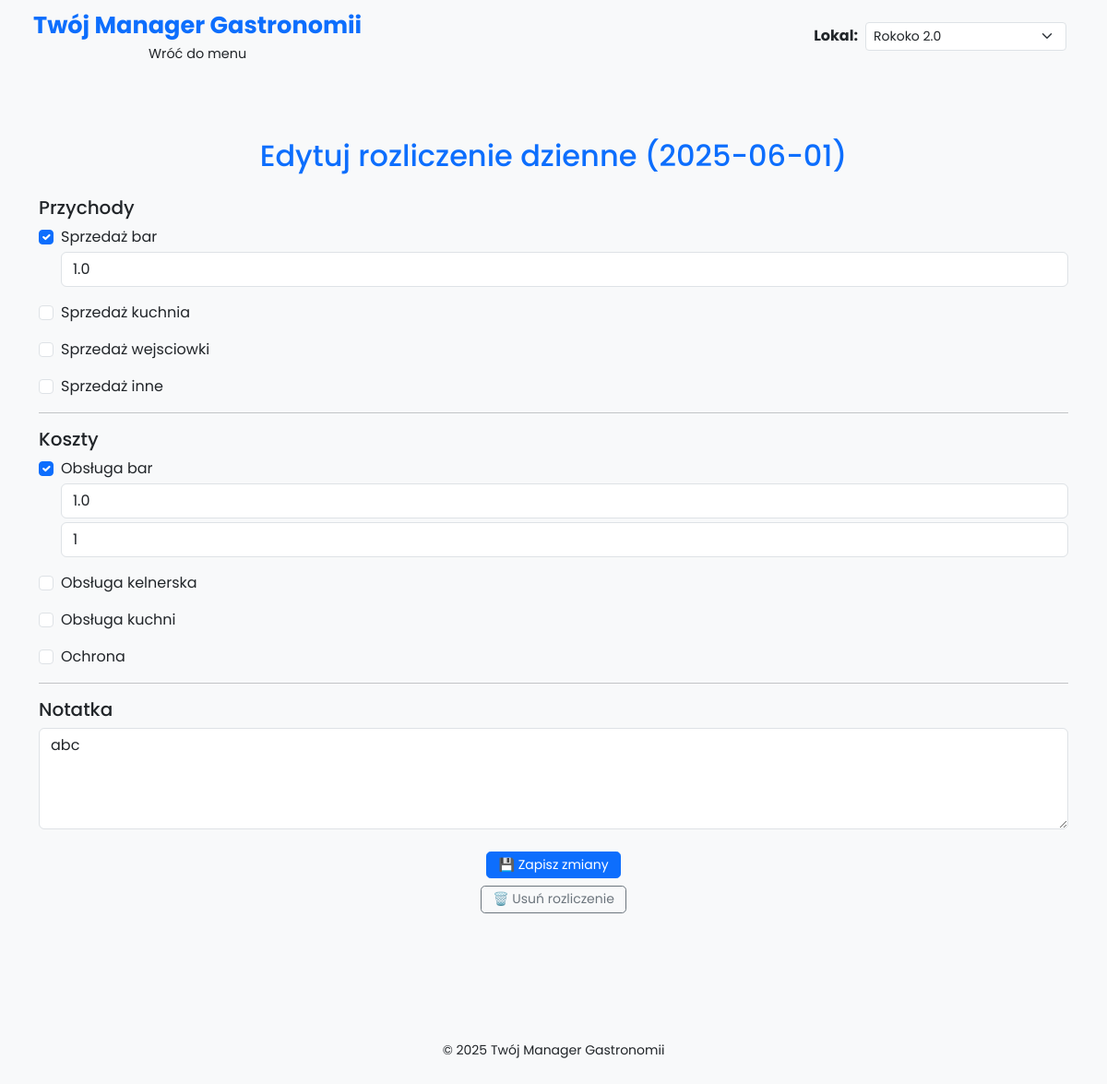
Page /edit-daily/2025-06-01 on the earlier database version.
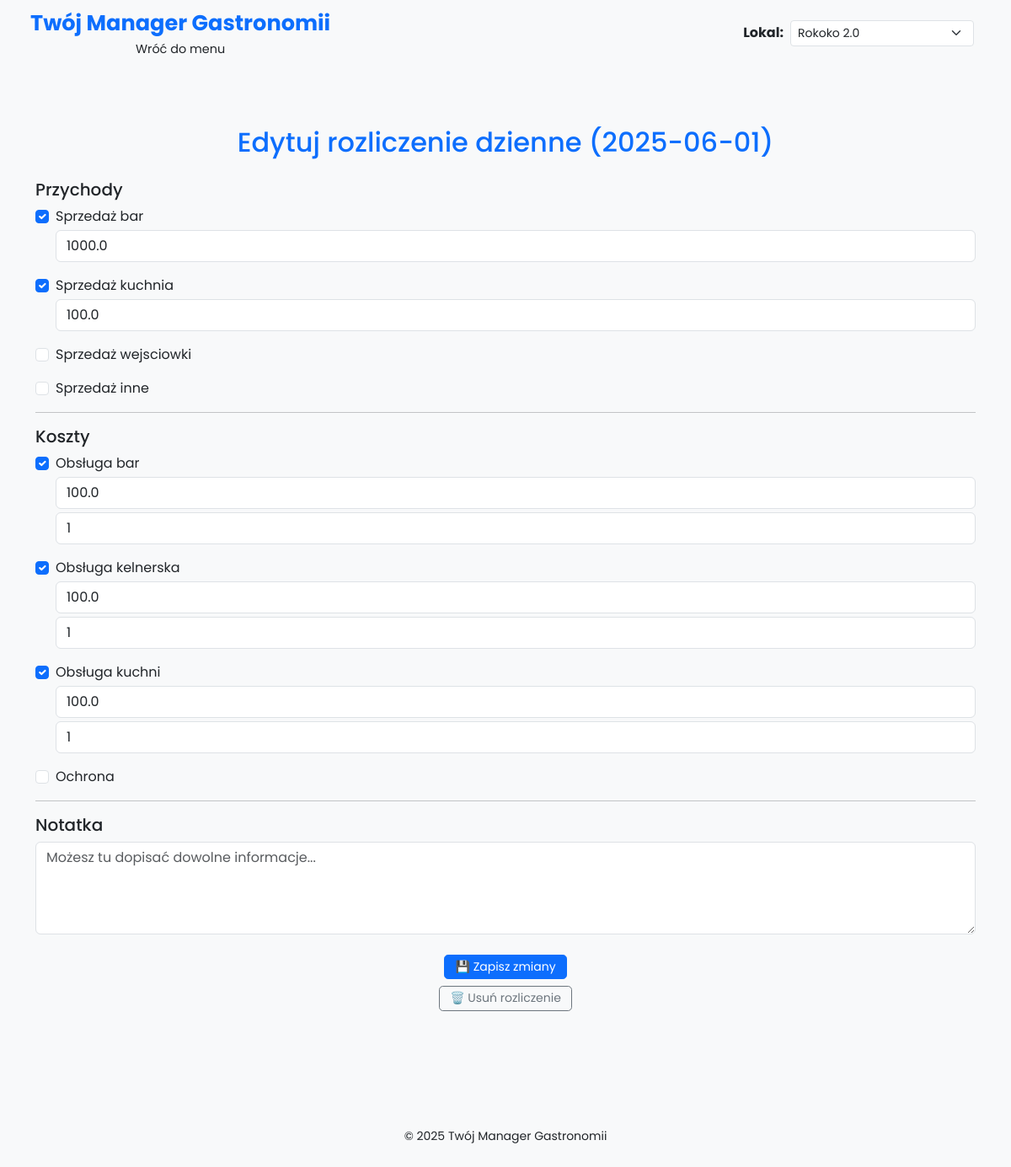
Same page on the later database version.
### models.py (models this page shows)
class RozliczenieDzien(Base):
    __tablename__ = 'rozliczenia_dzienne'
    id = Column(Integer, primary_key=True)
    daily_date = Column(Date, nullable=False, unique=True)  # zmienione z 'data'
    revenue_bar = Column(Float, default=0.0)
    revenue_kitchen = Column(Float, default=0.0)
    revenue_entry = Column(Float, default=0.0)
    revenue_other = Column(Float, default=0.0)
    revenue_other_comment = Column(String, nullable=True)
    cost_bar = Column(Float, default=0.0)
    cost_waiters = Column(Float, default=0.0)
    cost_kitchen = Column(Float, default=0.0)
    cost_marketing = Column(Float, default=0.0)
    cost_marketing_comment = Column(String, nullable=True)
    cost_security = Column(Float, default=0.0)
    cost_other = Column(Float, default=0.0)
    cost_other_comment = Column(String, nullable=True)
    staff_bar = Column(Integer, nullable=True)
    staff_kitchen = Column(Integer, nullable=True)
    staff_waiters = Column(Integer, nullable=True)
    staff_security = Column(Integer, nullable=True)
    notatka = Column(Text, nullable=True)
    lokal = Column(String, nullable=False, default='Rokoko 2.0')

### app.py (the view, shortened to what this page needs)
@app.route('/edit-daily/<data>', methods=['GET', 'POST'])
def edit_daily(data):
    db_session = Session()
    data_obj = datetime.datetime.strptime(data, '%Y-%m-%d').date()
    roz = db_session.query(RozliczenieDzien).filter_by(daily_date=data_obj).first()
    roz_dict = {
        'sprzedaz_bar': roz.revenue_bar,
        'sprzedaz_kuchnia': roz.revenue_kitchen,
        'sprzedaz_wejsciowki': roz.revenue_entry,
        'sprzedaz_inne': roz.revenue_other,
        'koszt_bar': roz.cost_bar,
        'koszt_kelnerzy': roz.cost_waiters,
        'koszt_kuchnia': roz.cost_kitchen,
        'koszt_ochrona': roz.cost_security,
        'koszt_marketing': roz.cost_marketing,
        'koszt_marketing_komentarz': roz.cost_marketing_comment,
        'koszt_inne': roz.cost_other,
        'koszt_inne_komentarz': roz.cost_other_comment,
        'staff_bar': roz.staff_bar,
        'staff_kitchen': roz.staff_kitchen,
        'staff_waiters': roz.staff_waiters,
        'staff_security': roz.staff_security,
        'notatka': roz.notatka
    }
    db_session.close()
    return render_template('edit_daily.html', roz=roz_dict, data=data)

### app.py (called while the page is built)
@app.before_request
def set_default_lokal():
    if 'lokal' not in session:
        session['lokal'] = 'Rokoko 2.0'

### templates/edit_daily.html (shortened to what this page needs)
{% extends 'base.html' %}
{% block content %}
<div class="container my-5">
    <h2 class="text-center mb-4 text-primary">Edytuj rozliczenie dzienne ({{ data }})</h2>
    <form method="POST" action="{{ url_for('edit_daily', data=data) }}">
        <h5>Przychody</h5>
        {% for field in ['bar', 'kuchnia', 'wejsciowki', 'inne'] %}
        <div class="form-check mb-3">
            {% set val = roz['sprzedaz_' + field] %}
            <input class="form-check-input" type="checkbox" id="sprzedaz_{{ field }}" name="sprzedaz_{{ field }}" {% if val %}checked{% endif %}>
            <label class="form-check-label" for="sprzedaz_{{ field }}">Sprzedaż {{ field }}</label>
            <input type="number" step="0.01" class="form-control mt-1" name="sprzedaz_{{ field }}_kwota" value="{{ val or '' }}" placeholder="Kwota (zł)">
        </div>
        {% endfor %}
        <hr>
        <h5>Koszty</h5>
        <div class="form-check mb-3">
            {% set val = roz['koszt_bar'] %}
            <input class="form-check-input" type="checkbox" id="koszt_bar" name="koszt_bar" {% if val %}checked{% endif %}>
            <label class="form-check-label" for="koszt_bar">Obsługa bar</label>
            <input type="number" step="0.01" class="form-control mt-1" name="koszt_bar_kwota" value="{{ val or '' }}" placeholder="Kwota (zł)">
            <input type="number" class="form-control mt-1" name="staff_bar" min="0" value="{{ roz.staff_bar or '' }}" placeholder="Liczba pracowników – bar">
        </div>
        <div class="form-check mb-3">
            {% set val = roz['koszt_kelnerzy'] %}
            <input class="form-check-input" type="checkbox" id="koszt_kelnerzy" name="koszt_kelnerzy" {% if val %}checked{% endif %}>
            <label class="form-check-label" for="koszt_kelnerzy">Obsługa kelnerska</label>
            <input type="number" step="0.01" class="form-control mt-1" name="koszt_kelnerzy_kwota" value="{{ val or '' }}" placeholder="Kwota (zł)">
            <input type="number" class="form-control mt-1" name="staff_waiters" min="0" value="{{ roz.staff_waiters or '' }}" placeholder="Liczba pracowników – kelnerzy">
        </div>
        <div class="form-check mb-3">
            {% set val = roz['koszt_kuchnia'] %}
            <input class="form-check-input" type="checkbox" id="koszt_kuchnia" name="koszt_kuchnia" {% if val %}checked{% endif %}>
            <label class="form-check-label" for="koszt_kuchnia">Obsługa kuchni</label>
            <input type="number" step="0.01" class="form-control mt-1" name="koszt_kuchnia_kwota" value="{{ val or '' }}" placeholder="Kwota (zł)">
            <input type="number" class="form-control mt-1" name="staff_kitchen" min="0" value="{{ roz.staff_kitchen or '' }}" placeholder="Liczba pracowników – kuchnia">
        </div>
        <div class="form-check mb-3">
            {% set val = roz['koszt_ochrona'] %}
            <input class="form-check-input" type="checkbox" id="koszt_ochrona" name="koszt_ochrona" {% if val %}checked{% endif %}>
            <label class="form-check-label" for="koszt_ochrona">Ochrona</label>
        </div>
        <hr>
        <h5>Notatka</h5>
        <textarea class="form-control mb-3" name="notatka" rows="4" placeholder="Możesz tu dopisać dowolne informacje...">{{ roz['notatka'] }}</textarea>
        <div class="mt-4 d-flex flex-column align-items-center gap-2">
            <button type="submit" class="btn btn-primary custom-btn-sm">💾 Zapisz zmiany</button>
            <a href="{{ url_for('delete_daily', data=data) }}" class="btn btn-outline-secondary custom-btn-sm">🗑️ Usuń rozliczenie</a>
        </div>
    </form>
</div>
{% endblock %}

Differences in the rows shown:
changed RozliczenieDzien: revenue_bar "1.0" → "1000.0"; revenue_kitchen "☐" → "☑"; koszt_bar_kwota "1.0" → "100.0"; cost_waiters "☐" → "☑"; koszt_kelnerzy_kwota (not shown) → "100.0"; cost_kitchen "☐" → "☑"; koszt_kuchnia_kwota (not shown) → "100.0"; notatka "abc" → (not shown)
Other differences:
form field staff_waiters: (not shown) → "1"
form field staff_kitchen: (not shown) → "1"
new list line: "100.0"
